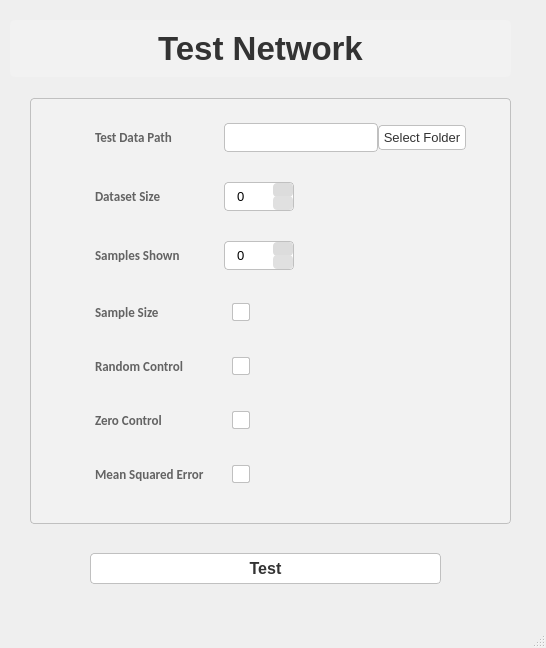
<?xml version="1.0" encoding="UTF-8"?>
<ui version="4.0">
 <class>MainWindow</class>
 <widget class="QMainWindow" name="MainWindow">
  <property name="geometry">
   <rect>
    <x>0</x>
    <y>0</y>
    <width>546</width>
    <height>648</height>
   </rect>
  </property>
  <property name="font">
   <font>
    <italic>false</italic>
    <bold>false</bold>
   </font>
  </property>
  <property name="windowTitle">
   <string>Testing Menu</string>
  </property>
  <property name="styleSheet">
   <string notr="true">/* General Styles */
QWidget {
	font:  &quot;Segoe UI Semibold&quot;;
}

/* Labels */
QLabel {
    font-size: 10pt;
	color: rgb(99, 99, 99);
font-weight: bold;
}

/* Specific Element Styles */
#title_label {
    font-size: 25pt;
    font-weight: bold;
    color: #333333; /* Dark gray text color */
    padding: 10px;
    background-color: #f2f2f2; /* Light gray background */
    border: 0px solid #c0c0c0; /* Light gray border */
    border-radius: 5px;
    text-align: center; /* Centered text */
}

/* Combo Boxes */
QComboBox {
    font-size: 10pt;
    padding: 5px 10px; /* Increased padding */
    qproperty-alignment: 'AlignCenter'; /* This may not work in some versions of Qt */
    background-color: #ffffff; /* White background */
    border: 1px solid #c0c0c0; /* Light gray border */
    border-radius: 4px;
}

QComboBox::drop-down {
    subcontrol-origin: padding;
    subcontrol-position: top right;
    width: 15px;
    border-left-width: 1px;
    border-left-color: darkgray;
    border-left-style: solid; /* just a single line */
    border-top-right-radius: 3px; /* same radius as the QComboBox */
    border-bottom-right-radius: 3px;
}

QComboBox QAbstractItemView {
    text-align: center;
    background-color: #ffffff; /* White background */
    border: 1px solid #c0c0c0; /* Light gray border */
}

/* Push Buttons */
QPushButton {
    font-size: 10pt; /* Increased font size */
    padding: 4px 4px; /* Increased padding */
    background-color: #ffffff; /* White background */
    color: #333333; /* Dark gray text color */
    border: 1px solid #c0c0c0; /* Light gray border */
    border-radius: 4px;
    transition: background-color 0.3s, color 0.3s; /* Smooth transition for hover effects */
}

QPushButton:pressed {
    background-color: #dadbde; /* Light gray when pressed */
}

QPushButton:hover {
    background-color: #3daee9; /* Primary accent color */
    color: #ffffff; /* White text color when hovered */
    border: 1px solid #3daee9; /* Blue border when hovered */
}

/* Text Browser */
QTextBrowser {
    font-size: 10pt;
    color: #333333; /* Dark gray text color */
    background-color: #ffffff; /* White background */
    border: 1px solid #c0c0c0; /* Light gray border */
}

/* Group Boxes */
QGroupBox {
    font-size: 10pt;
    background-color: #f2f2f2; /* Light gray background for the tab content area */
    border: 1px solid #c0c0c0; /* Light gray border */
    border-radius: 4px;
    margin-top: 15px; /* Add margin between group boxes */
}

/* Line Edits */
QLineEdit {
    font-size: 10pt;
    padding: 5px 10px; /* Increased padding */
    border: 1px solid #c0c0c0; /* Light gray border */
    border-radius: 4px;
    background-color: #ffffff; /* White background */
}

/* Spin Boxes */
QSpinBox, QDoubleSpinBox {
    font-size: 10pt;
    padding: 5px 10px; /* Increased padding */
    border: 1px solid #c0c0c0; /* Light gray border */
    border-radius: 4px;
    background-color: #ffffff; /* White background */
}

QSpinBox::up-button, QDoubleSpinBox::up-button {
    width: 20px; /* Adjusted width */
    height: 14px; /* Adjusted height */
    padding: 0px; /* Removed padding */
    margin: 0px; /* Ensure no margins are applied */
    background-color: #dcdcdc; /* Slightly lighter gray background */
    border-radius: 4px;
}

QSpinBox::down-button, QDoubleSpinBox::down-button {
    width: 20px; /* Adjusted width */
    height: 14px; /* Adjusted height */
    padding: 0px; /* Removed padding */
    margin: 0px; /* Ensure no margins are applied */
    background-color: #e0e0e0; /* Light gray background */
    border-radius: 4px;
}

QSpinBox::up-button:hover, QDoubleSpinBox::up-button:hover,
QSpinBox::down-button:hover, QDoubleSpinBox::down-button:hover {
    background-color: #3daee9; /* Primary accent color */
    color: #ffffff; /* White text color when hovered */
    border: 1px solid #3daee9; /* Blue border when hovered */
}

QSpinBox::up-arrow, QDoubleSpinBox::up-arrow {
    image: url(:/icons/up-arrow.png); /* Path to your custom up arrow icon */
    width: 8px; /* Adjusted width */
    height: 8px; /* Adjusted height */
    margin: auto;
}

QSpinBox::down-arrow, QDoubleSpinBox::down-arrow {
    image: url(:/icons/down-arrow.png); /* Path to your custom down arrow icon */
    width: 8px; /* Adjusted width */
    height: 8px; /* Adjusted height */
    margin: auto;
}

/* Check Boxes */
QCheckBox {
    font-size: 10pt;
    padding: 3px 8px; /* Adjusted padding to be more consistent */
    spacing: 5px;
}

QCheckBox::indicator {
    width: 16px;
    height: 16px;
}

QCheckBox::indicator:checked {
    background-color: #3daee9; /* Primary accent color */
    border: 1px solid #c0c0c0; /* Light gray border */
    border-radius: 2px;
}

QCheckBox::indicator:unchecked {
    background-color: #ffffff; /* White background */
    border: 1px solid #c0c0c0; /* Light gray border */
    border-radius: 2px;
}

QCheckBox::indicator:hover {
    border: 1px solid #3daee9;
}

/* Sliders */
QSlider {
    min-height: 20px;
    max-height: 20px;
    margin: 3px 0px;
}

QSlider::groove:horizontal {
    border: 1px solid #bbb; /* Light gray border */
    background-color: #f2f2f2; /* Light gray background */
    height: 6px;
    border-radius: 4px;
}

QSlider::handle:horizontal {
    background-color: #3daee9; /* Primary accent color */
    border: 1px solid #c0c0c0; /* Light gray border */
    width: 15px;
    height: 15px;
    margin: -5px 0;
    border-radius: 4px;
}

QSlider::handle:horizontal:hover {
    background-color: #5dc0ef; /* Lighter blue */
    border: 1px solid #3daee9;
}

QSlider::sub-page:horizontal {
    background-color: #3daee9; /* Primary accent color */
    border: 1px solid #c0c0c0; /* Light gray border */
    height: 6px;
    border-radius: 4px;
}


#layers_tab::pane {
    background-color: #f2f2f2; /* Light gray background for the tab content area */
    border: 1px solid #c0c0c0; /* Light gray border */
}

#main_button {
    font-size: 12pt;
font-weight: bold;
    padding: 8px 16px; /* Increased padding */
    background-color: #ffffff; /* White background */
    color: #333333; /* Dark gray text color */
    border: 1px solid #c0c0c0; /* Light gray border */
    border-radius: 4px;
    transition: background-color 0.3s, color 0.3s; /* Smooth transition for hover effects */
}

#main_button:pressed {
    background-color: #dadbde; /* Light gray when pressed */
}

#main_button:hover {
    background-color: #3daee9; /* Primary accent color */
    color: #ffffff; /* White text color when hovered */
    border: 1px solid #3daee9; /* Blue border when hovered */
}

/* Tab Bar Styles */
QTabBar::tab {
    background-color: white; /* Light blue background */
    border: 1px solid #c0c0c0; /* Light gray border */
    border-bottom-color: transparent; /* Makes the bottom border invisible */
    border-top-left-radius: 4px; /* Rounded corners on the top-left */
    border-top-right-radius: 4px; /* Rounded corners on the top-right */
    padding: 8px 15px; /* Increased padding to make tabs bigger */
    margin-right: 2px; /* Space between tabs */
    font-size: 10pt; /* Increased font size */
}

QTabBar::tab:selected {
    background-color: #5dc0ef; /* Lighter blue */
    color: #ffffff; /* White text color for selected tab */
    border-color: #3daee9; /* Darker border color for the selected tab */
    border-bottom-color: #ffffff; /* Light gray background for the tab content area */
}

QTabBar::tab:hover {
    background-color: #3daee9; /* Primary accent color */
    color: #ffffff; /* White text color for hovered tab */
}

QTabWidget::pane {
    background-color: #ffffff; /* White background for the tab content area */
    border: 1px solid #c0c0c0; /* Light gray border */
    border-radius: 4px;
    padding: 10px; /* Padding inside the tab content area */
}
</string>
  </property>
  <widget class="QWidget" name="centralwidget">
   <property name="autoFillBackground">
    <bool>false</bool>
   </property>
   <property name="styleSheet">
    <string notr="true"/>
   </property>
   <widget class="QWidget" name="verticalLayoutWidget">
    <property name="geometry">
     <rect>
      <x>0</x>
      <y>10</y>
      <width>521</width>
      <height>751</height>
     </rect>
    </property>
    <layout class="QVBoxLayout" name="fields_layout">
     <property name="sizeConstraint">
      <enum>QLayout::SetDefaultConstraint</enum>
     </property>
     <property name="leftMargin">
      <number>10</number>
     </property>
     <property name="topMargin">
      <number>10</number>
     </property>
     <property name="rightMargin">
      <number>10</number>
     </property>
     <item>
      <widget class="QLabel" name="title_label">
       <property name="sizePolicy">
        <sizepolicy hsizetype="Preferred" vsizetype="Maximum">
         <horstretch>0</horstretch>
         <verstretch>0</verstretch>
        </sizepolicy>
       </property>
       <property name="font">
        <font>
         <family>Segoe UI</family>
         <pointsize>25</pointsize>
         <italic>false</italic>
         <bold>true</bold>
        </font>
       </property>
       <property name="styleSheet">
        <string notr="true">/* General Styles */
QWidget {
	font:  &quot;Segoe UI Semibold&quot;;
}

/* Labels */
QLabel {
    font-size: 10pt;
	color: rgb(99, 99, 99);
font-weight: bold;
}
/* Combo Boxes */
QComboBox {
    font-size: 10pt;
    padding: 5px 10px; /* Increased padding */
    qproperty-alignment: 'AlignCenter'; /* This may not work in some versions of Qt */
    background-color: #ffffff; /* White background */
    border: 1px solid #c0c0c0; /* Light gray border */
    border-radius: 4px;
}

QComboBox::drop-down {
    subcontrol-origin: padding;
    subcontrol-position: top right;
    width: 15px;
    border-left-width: 1px;
    border-left-color: darkgray;
    border-left-style: solid; /* just a single line */
    border-top-right-radius: 3px; /* same radius as the QComboBox */
    border-bottom-right-radius: 3px;
}

QComboBox QAbstractItemView {
    text-align: center;
    background-color: #ffffff; /* White background */
    border: 1px solid #c0c0c0; /* Light gray border */
}

/* Push Buttons */
QPushButton {
    font-size: 10pt; /* Increased font size */
    padding: 4px 4px; /* Increased padding */
    background-color: #ffffff; /* White background */
    color: #333333; /* Dark gray text color */
    border: 1px solid #c0c0c0; /* Light gray border */
    border-radius: 4px;
    transition: background-color 0.3s, color 0.3s; /* Smooth transition for hover effects */
}

QPushButton:pressed {
    background-color: #dadbde; /* Light gray when pressed */
}

QPushButton:hover {
    background-color: #3daee9; /* Primary accent color */
    color: #ffffff; /* White text color when hovered */
    border: 1px solid #3daee9; /* Blue border when hovered */
}

/* Text Browser */
QTextBrowser {
    font-size: 10pt;
    color: #333333; /* Dark gray text color */
    background-color: #ffffff; /* White background */
    border: 1px solid #c0c0c0; /* Light gray border */
}

/* Group Boxes */
QGroupBox {
    font-size: 10pt;
    background-color: #f2f2f2; /* Light gray background for the tab content area */
    border: 1px solid #c0c0c0; /* Light gray border */
    border-radius: 4px;
    margin-top: 15px; /* Add margin between group boxes */
}

/* Line Edits */
QLineEdit {
    font-size: 10pt;
    padding: 5px 10px; /* Increased padding */
    border: 1px solid #c0c0c0; /* Light gray border */
    border-radius: 4px;
    background-color: #ffffff; /* White background */
}

/* Spin Boxes */
QSpinBox, QDoubleSpinBox {
    font-size: 10pt;
    padding: 5px 10px; /* Increased padding */
    border: 1px solid #c0c0c0; /* Light gray border */
    border-radius: 4px;
    background-color: #ffffff; /* White background */
}

QSpinBox::up-button, QDoubleSpinBox::up-button {
    width: 20px; /* Adjusted width */
    height: 14px; /* Adjusted height */
    padding: 0px; /* Removed padding */
    margin: 0px; /* Ensure no margins are applied */
    background-color: #dcdcdc; /* Slightly lighter gray background */
    border-radius: 4px;
}

QSpinBox::down-button, QDoubleSpinBox::down-button {
    width: 20px; /* Adjusted width */
    height: 14px; /* Adjusted height */
    padding: 0px; /* Removed padding */
    margin: 0px; /* Ensure no margins are applied */
    background-color: #e0e0e0; /* Light gray background */
    border-radius: 4px;
}

QSpinBox::up-button:hover, QDoubleSpinBox::up-button:hover,
QSpinBox::down-button:hover, QDoubleSpinBox::down-button:hover {
    background-color: #3daee9; /* Primary accent color */
    color: #ffffff; /* White text color when hovered */
    border: 1px solid #3daee9; /* Blue border when hovered */
}

QSpinBox::up-arrow, QDoubleSpinBox::up-arrow {
    image: url(:/icons/up-arrow.png); /* Path to your custom up arrow icon */
    width: 8px; /* Adjusted width */
    height: 8px; /* Adjusted height */
    margin: auto;
}

QSpinBox::down-arrow, QDoubleSpinBox::down-arrow {
    image: url(:/icons/down-arrow.png); /* Path to your custom down arrow icon */
    width: 8px; /* Adjusted width */
    height: 8px; /* Adjusted height */
    margin: auto;
}

/* Check Boxes */
QCheckBox {
    font-size: 10pt;
    padding: 3px 8px; /* Adjusted padding to be more consistent */
    spacing: 5px;
}

QCheckBox::indicator {
    width: 16px;
    height: 16px;
}

QCheckBox::indicator:checked {
    background-color: #3daee9; /* Primary accent color */
    border: 1px solid #c0c0c0; /* Light gray border */
    border-radius: 2px;
}

QCheckBox::indicator:unchecked {
    background-color: #ffffff; /* White background */
    border: 1px solid #c0c0c0; /* Light gray border */
    border-radius: 2px;
}

QCheckBox::indicator:hover {
    border: 1px solid #3daee9;
}

/* Sliders */
QSlider {
    min-height: 20px;
    max-height: 20px;
    margin: 3px 0px;
}

QSlider::groove:horizontal {
    border: 1px solid #bbb; /* Light gray border */
    background-color: #f2f2f2; /* Light gray background */
    height: 6px;
    border-radius: 4px;
}

QSlider::handle:horizontal {
    background-color: #3daee9; /* Primary accent color */
    border: 1px solid #c0c0c0; /* Light gray border */
    width: 15px;
    height: 15px;
    margin: -5px 0;
    border-radius: 4px;
}

QSlider::handle:horizontal:hover {
    background-color: #5dc0ef; /* Lighter blue */
    border: 1px solid #3daee9;
}

QSlider::sub-page:horizontal {
    background-color: #3daee9; /* Primary accent color */
    border: 1px solid #c0c0c0; /* Light gray border */
    height: 6px;
    border-radius: 4px;
}

/* Specific Element Styles */
#title_label {
    font-size: 25pt;
    font-weight: bold;
    color: #333333; /* Dark gray text color */
    padding: 10px;
    background-color: #f2f2f2; /* Light gray background */
    border: 0px solid #c0c0c0; /* Light gray border */
    border-radius: 5px;
    text-align: center; /* Centered text */
}

#layers_tab::pane {
    background-color: #f2f2f2; /* Light gray background for the tab content area */
    border: 1px solid #c0c0c0; /* Light gray border */
}

#main_button {
    font-size: 12pt;
font-weight: bold;
    padding: 8px 16px; /* Increased padding */
    background-color: #ffffff; /* White background */
    color: #333333; /* Dark gray text color */
    border: 1px solid #c0c0c0; /* Light gray border */
    border-radius: 4px;
    transition: background-color 0.3s, color 0.3s; /* Smooth transition for hover effects */
}

#main_button:pressed {
    background-color: #dadbde; /* Light gray when pressed */
}

#main_button:hover {
    background-color: #3daee9; /* Primary accent color */
    color: #ffffff; /* White text color when hovered */
    border: 1px solid #3daee9; /* Blue border when hovered */
}

/* Tab Bar Styles */
QTabBar::tab {
    background-color: white; /* Light blue background */
    border: 1px solid #c0c0c0; /* Light gray border */
    border-bottom-color: transparent; /* Makes the bottom border invisible */
    border-top-left-radius: 4px; /* Rounded corners on the top-left */
    border-top-right-radius: 4px; /* Rounded corners on the top-right */
    padding: 8px 15px; /* Increased padding to make tabs bigger */
    margin-right: 2px; /* Space between tabs */
    font-size: 10pt; /* Increased font size */
}

QTabBar::tab:selected {
    background-color: #5dc0ef; /* Lighter blue */
    color: #ffffff; /* White text color for selected tab */
    border-color: #3daee9; /* Darker border color for the selected tab */
    border-bottom-color: #ffffff; /* Light gray background for the tab content area */
}

QTabBar::tab:hover {
    background-color: #3daee9; /* Primary accent color */
    color: #ffffff; /* White text color for hovered tab */
}

QTabWidget::pane {
    background-color: #ffffff; /* White background for the tab content area */
    border: 1px solid #c0c0c0; /* Light gray border */
    border-radius: 4px;
    padding: 10px; /* Padding inside the tab content area */
}
</string>
       </property>
       <property name="text">
        <string>Test Network</string>
       </property>
       <property name="textFormat">
        <enum>Qt::PlainText</enum>
       </property>
       <property name="alignment">
        <set>Qt::AlignCenter</set>
       </property>
      </widget>
     </item>
     <item>
      <widget class="QFrame" name="fields_frame">
       <property name="enabled">
        <bool>true</bool>
       </property>
       <property name="sizePolicy">
        <sizepolicy hsizetype="Preferred" vsizetype="Preferred">
         <horstretch>0</horstretch>
         <verstretch>0</verstretch>
        </sizepolicy>
       </property>
       <property name="minimumSize">
        <size>
         <width>200</width>
         <height>200</height>
        </size>
       </property>
       <property name="autoFillBackground">
        <bool>true</bool>
       </property>
       <property name="styleSheet">
        <string notr="true">fields_frame:Qframe {

background: rgb(249, 249, 249)
}</string>
       </property>
       <widget class="QGroupBox" name="general_box">
        <property name="geometry">
         <rect>
          <x>20</x>
          <y>0</y>
          <width>481</width>
          <height>441</height>
         </rect>
        </property>
        <property name="font">
         <font>
          <family>Calibri</family>
          <pointsize>10</pointsize>
          <italic>false</italic>
          <bold>false</bold>
         </font>
        </property>
        <property name="title">
         <string/>
        </property>
        <widget class="QWidget" name="formLayoutWidget_14">
         <property name="geometry">
          <rect>
           <x>60</x>
           <y>40</y>
           <width>381</width>
           <height>401</height>
          </rect>
         </property>
         <layout class="QFormLayout" name="general_form">
          <property name="horizontalSpacing">
           <number>20</number>
          </property>
          <property name="verticalSpacing">
           <number>30</number>
          </property>
          <property name="leftMargin">
           <number>5</number>
          </property>
          <property name="topMargin">
           <number>0</number>
          </property>
          <property name="rightMargin">
           <number>5</number>
          </property>
          <property name="bottomMargin">
           <number>0</number>
          </property>
          <item row="0" column="0">
           <widget class="QLabel" name="path_label">
            <property name="font">
             <font>
              <family>Calibri</family>
              <pointsize>10</pointsize>
              <italic>false</italic>
              <bold>true</bold>
             </font>
            </property>
            <property name="text">
             <string>Test Data Path</string>
            </property>
           </widget>
          </item>
          <item row="0" column="1">
           <layout class="QHBoxLayout" name="path_box">
            <item>
             <widget class="QLineEdit" name="lineEdit"/>
            </item>
            <item>
             <widget class="QPushButton" name="pushButton">
              <property name="text">
               <string>Select Folder</string>
              </property>
             </widget>
            </item>
           </layout>
          </item>
          <item row="1" column="0">
           <widget class="QLabel" name="data_label">
            <property name="font">
             <font>
              <family>Calibri</family>
              <pointsize>10</pointsize>
              <italic>false</italic>
              <bold>true</bold>
             </font>
            </property>
            <property name="text">
             <string>Dataset Size</string>
            </property>
           </widget>
          </item>
          <item row="1" column="1">
           <widget class="QSpinBox" name="data_entry">
            <property name="sizePolicy">
             <sizepolicy hsizetype="Fixed" vsizetype="Fixed">
              <horstretch>0</horstretch>
              <verstretch>0</verstretch>
             </sizepolicy>
            </property>
            <property name="minimumSize">
             <size>
              <width>70</width>
              <height>0</height>
             </size>
            </property>
           </widget>
          </item>
          <item row="2" column="0">
           <widget class="QLabel" name="sample_label">
            <property name="font">
             <font>
              <family>Calibri</family>
              <pointsize>10</pointsize>
              <italic>false</italic>
              <bold>true</bold>
             </font>
            </property>
            <property name="text">
             <string>Samples Shown</string>
            </property>
           </widget>
          </item>
          <item row="2" column="1">
           <widget class="QSpinBox" name="samples_entry">
            <property name="sizePolicy">
             <sizepolicy hsizetype="Fixed" vsizetype="Maximum">
              <horstretch>2</horstretch>
              <verstretch>0</verstretch>
             </sizepolicy>
            </property>
            <property name="minimumSize">
             <size>
              <width>70</width>
              <height>0</height>
             </size>
            </property>
           </widget>
          </item>
          <item row="3" column="0">
           <widget class="QLabel" name="samplesize_label">
            <property name="font">
             <font>
              <family>Calibri</family>
              <pointsize>10</pointsize>
              <italic>false</italic>
              <bold>true</bold>
             </font>
            </property>
            <property name="text">
             <string>Sample Size</string>
            </property>
           </widget>
          </item>
          <item row="3" column="1">
           <widget class="QCheckBox" name="samplesize_box">
            <property name="text">
             <string/>
            </property>
           </widget>
          </item>
          <item row="4" column="0">
           <widget class="QLabel" name="rand_label">
            <property name="font">
             <font>
              <family>Calibri</family>
              <pointsize>10</pointsize>
              <italic>false</italic>
              <bold>true</bold>
             </font>
            </property>
            <property name="text">
             <string>Random Control</string>
            </property>
           </widget>
          </item>
          <item row="4" column="1">
           <widget class="QCheckBox" name="rand_box">
            <property name="text">
             <string/>
            </property>
           </widget>
          </item>
          <item row="5" column="0">
           <widget class="QLabel" name="zero_label">
            <property name="font">
             <font>
              <family>Calibri</family>
              <pointsize>10</pointsize>
              <italic>false</italic>
              <bold>true</bold>
             </font>
            </property>
            <property name="text">
             <string>Zero Control</string>
            </property>
           </widget>
          </item>
          <item row="5" column="1">
           <widget class="QCheckBox" name="zero_box">
            <property name="text">
             <string/>
            </property>
           </widget>
          </item>
          <item row="6" column="0">
           <widget class="QLabel" name="mse_label">
            <property name="font">
             <font>
              <family>Calibri</family>
              <pointsize>10</pointsize>
              <italic>false</italic>
              <bold>true</bold>
             </font>
            </property>
            <property name="text">
             <string>Mean Squared Error</string>
            </property>
           </widget>
          </item>
          <item row="6" column="1">
           <widget class="QCheckBox" name="mse_box">
            <property name="text">
             <string/>
            </property>
           </widget>
          </item>
         </layout>
        </widget>
       </widget>
       <widget class="QLabel" name="time_elapsed_label">
        <property name="geometry">
         <rect>
          <x>170</x>
          <y>790</y>
          <width>221</width>
          <height>16</height>
         </rect>
        </property>
        <property name="text">
         <string>Time Elapsed : </string>
        </property>
       </widget>
       <widget class="QPushButton" name="main_button">
        <property name="enabled">
         <bool>true</bool>
        </property>
        <property name="geometry">
         <rect>
          <x>80</x>
          <y>470</y>
          <width>351</width>
          <height>31</height>
         </rect>
        </property>
        <property name="font">
         <font>
          <family>Segoe UI</family>
          <pointsize>12</pointsize>
          <italic>false</italic>
          <bold>true</bold>
         </font>
        </property>
        <property name="styleSheet">
         <string notr="true"/>
        </property>
        <property name="text">
         <string>Test</string>
        </property>
       </widget>
      </widget>
     </item>
    </layout>
   </widget>
  </widget>
  <widget class="QMenuBar" name="menubar">
   <property name="geometry">
    <rect>
     <x>0</x>
     <y>0</y>
     <width>546</width>
     <height>22</height>
    </rect>
   </property>
  </widget>
  <widget class="QStatusBar" name="statusbar"/>
 </widget>
 <resources/>
 <connections/>
</ui>
